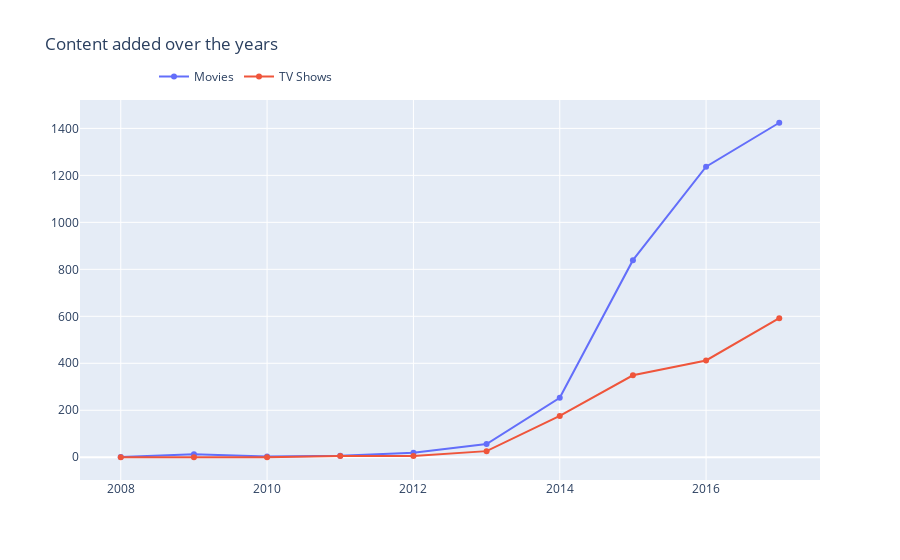

Write notebook code for a chart like this one.
### Code cell
trace1 = go.Scatter(x=[i for i in range(2008,2020)],y=movie_per_year,mode='lines+markers',name='Movies')
trace2 = go.Scatter(x=[i for i in range(2008,2020)],y=tv_shows_per_year,mode='lines+markers',name='TV Shows')
data = [trace1,trace2]
layout = go.Layout(title="Content added over the years", legend=dict(x=0.1, y=1.1, orientation="h"))
fig = go.Figure(data, layout=layout)
fig.show()

### Figure 1 — Plotly figure (JSON) as saved in the notebook; plotly's stock layout.template omitted (floating-point values rounded to 4 significant figures)
{"data": [{"mode": "lines+markers", "name": "Movies", "type": "scatter", "x": [2008, 2009, 2010, 2011, 2012, 2013, 2014, 2015, 2016, 2017, 2018, 2019], "y": [1, 13, 3, 6, 19, 56, 253, 839, 1237, 1424]}, {"mode": "lines+markers", "name": "TV Shows", "type": "scatter", "x": [2008, 2009, 2010, 2011, 2012, 2013, 2014, 2015, 2016, 2017, 2018, 2019], "y": [0, 0, 0, 5, 5, 26, 176, 349, 412, 592]}], "layout": {"legend": {"orientation": "h", "x": 0.1, "y": 1.1}, "title": {"text": "Content added over the years"}}}
